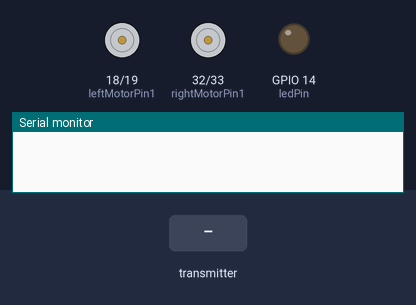
This sketch was run on a simulated ESP32. Parts: motor-driver pin pairs drawn as motors (green arrow = first pin HIGH = forward, orange = second pin HIGH = backward, longer = more drive, scaled by the enable pin), output pins drawn as LEDs (lit = HIGH), the last lines printed to the serial monitor. Inputs (shaded band) come from the test bench.

Above: at 1.2 s.
1.3 s: the transmitter starts sending BPM_data = 0
At 2.0 s:
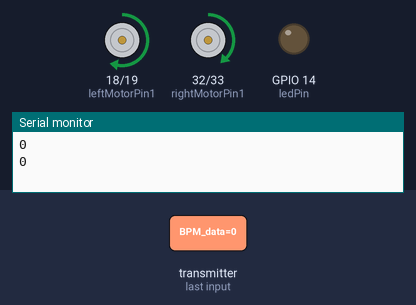
2.8 s: the transmitter starts sending Y_data = 2048
At 3.1 s:
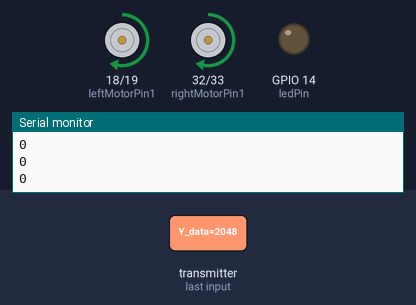
4.3 s: the transmitter starts sending BPM_data = 1024
At 5.4 s:
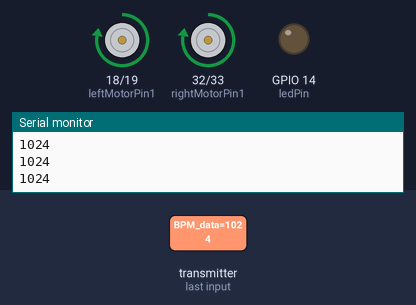
5.8 s: the transmitter starts sending Y_data = 0
At 6.6 s:
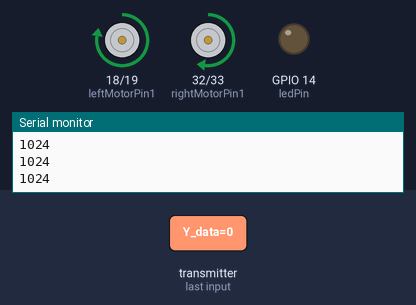
7.3 s: the transmitter starts sending Y_data = 4095
At 7.7 s:
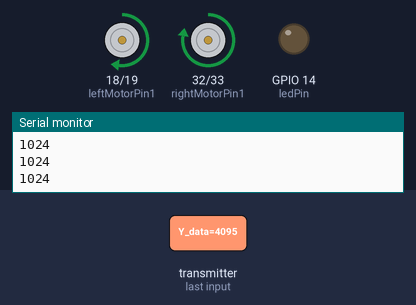
8.8 s: the transmitter starts sending BPM_data = 0
At 10.1 s:
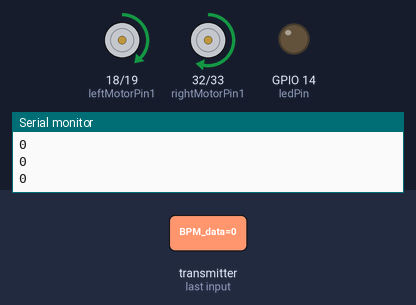
Timing chart, 0 to 11.3 s (numbered marks = the images above; inputs shaded):
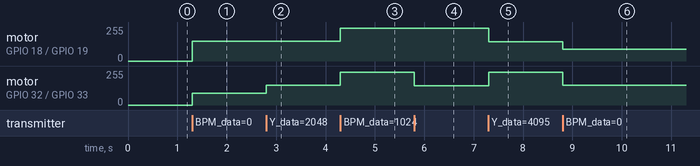

Measured:
- after the input at 1.3 s, motor on GPIO 18 (leftMotorPin1) / GPIO 19 (leftMotorPin2): stopped → forward 149/255 at once; motor on GPIO 32 (rightMotorPin1) / GPIO 33 (rightMotorPin2): stopped → forward 90/255 at once
- after the input at 2.8 s, motor on GPIO 32 (rightMotorPin1) / GPIO 33 (rightMotorPin2): forward 90/255 → forward 149/255 at once
- after the input at 4.3 s, motor on GPIO 18 (leftMotorPin1) / GPIO 19 (leftMotorPin2), motor on GPIO 32 (rightMotorPin1) / GPIO 33 (rightMotorPin2): forward 149/255 → forward 244/255 at once
- after the input at 5.8 s, motor on GPIO 32 (rightMotorPin1) / GPIO 33 (rightMotorPin2): forward 244/255 → forward 146/255 at once
- after the input at 7.3 s, motor on GPIO 18 (leftMotorPin1) / GPIO 19 (leftMotorPin2): forward 244/255 → forward 146/255 at once; motor on GPIO 32 (rightMotorPin1) / GPIO 33 (rightMotorPin2): forward 146/255 → forward 244/255 at once
- after the input at 8.8 s, motor on GPIO 18 (leftMotorPin1) / GPIO 19 (leftMotorPin2): forward 146/255 → forward 90/255 at once; motor on GPIO 32 (rightMotorPin1) / GPIO 33 (rightMotorPin2): forward 244/255 → forward 149/255 at once

The sketch:

receive.ino
```cpp
#include <esp_now.h>
#include <WiFi.h>

//Right motor
int enableRightMotor=27;
int rightMotorPin1=32;
int rightMotorPin2=33;
//Left motor
int enableLeftMotor=23;
int leftMotorPin1=18;
int leftMotorPin2=19;

int ledPin = 14;

const int PWMFreq = 10000; /* 1 KHz */
const int PWMResolution = 8;
const int rightMotorPWMSpeedChannel = 4;
const int leftMotorPWMSpeedChannel = 5;

// Structure example to receive data
// Must match the sender structure
typedef struct struct_message {
    int BPM_data;
    int X_data;
    int Y_data;
    int SWITCH_data;
} struct_message;

// Create a struct_message called myData
struct_message myData;

int button_hist[30];

int speed;

// callback function that will be executed when data is received
void OnDataRecv(const uint8_t * mac, const uint8_t *incomingData, int len) {
  memcpy(&myData, incomingData, sizeof(myData));
  /*Serial.print("Bytes received: ");
  Serial.println(len);
  Serial.print("BPM: ");
  Serial.println(myData.BPM_data);
  Serial.print("X: ");
  Serial.println(myData.X_data);
  Serial.print("Y: ");
  Serial.println(myData.Y_data);
  Serial.print("Switch: ");
  Serial.println(myData.SWITCH_data);
  Serial.println();*/
  Serial.println(myData.BPM_data);
  move();
}

void rotateMotor(int rightMotorSpeed, int leftMotorSpeed)
{
  rightMotorSpeed = constrain(rightMotorSpeed, 0, 255);
  leftMotorSpeed = constrain(leftMotorSpeed, 0, 255);
  if (rightMotorSpeed < 0)
  {
    digitalWrite(rightMotorPin1,LOW);
    //digitalWrite(rightMotorPin2,HIGH);
  }
  else if (rightMotorSpeed > 0)
  {
    digitalWrite(rightMotorPin1,HIGH);
    //digitalWrite(rightMotorPin2,LOW);
  }
  else
  {
    digitalWrite(rightMotorPin1,LOW);
    //digitalWrite(rightMotorPin2,LOW);
  }

  if (leftMotorSpeed < 0)
  {
    digitalWrite(leftMotorPin1,LOW);
    //digitalWrite(leftMotorPin2,HIGH);
  }
  else if (leftMotorSpeed > 0)
  {
    digitalWrite(leftMotorPin1,HIGH);
    //digitalWrite(leftMotorPin2,LOW);
  }
  else
  {
    digitalWrite(leftMotorPin1,LOW);
    //digitalWrite(leftMotorPin2,LOW);
  }

  ledcWrite(rightMotorPWMSpeedChannel, abs(rightMotorSpeed));
  ledcWrite(leftMotorPWMSpeedChannel, abs(leftMotorSpeed));
}

void move()
{
  int stopped = 1;

  int temp[30];
  temp[0] = myData.SWITCH_data;
  for(int i = 0; i < 29; i++){
    temp[i+1] = button_hist[i];
  }
  for(int i = 0; i < 30; i++){
    button_hist[i] = temp[i];
    if(temp[i] == 0){
      stopped = 0;
    }
  }
  if(myData.BPM_data <= 80){
    speed = 150;
  } else if (myData.BPM_data>80 && myData.BPM_data<=90){
    speed = 185;
  } else if (myData.BPM_data>90 && myData.BPM_data<=100){
    speed = 220;
  }else {
    speed = 245;
  }
  //speed = (myData.BPM_data + 80)*(myData.BPM_data + 80)*(myData.BPM_data + 80)/25600;

  if(myData.Y_data > 3500 && !stopped){
    rotateMotor(speed, speed*.6);
  }else if(myData.Y_data < 1500 && !stopped){
    rotateMotor(speed*.6, speed);
  }else if(!stopped){
    rotateMotor(speed, speed);
  } else {
    rotateMotor(0, 0);
  }
}

void setup() {
  pinMode(rightMotorPin1,OUTPUT);
  pinMode(rightMotorPin2,OUTPUT);

  pinMode(enableLeftMotor,OUTPUT);
  pinMode(leftMotorPin1,OUTPUT);
  pinMode(leftMotorPin2,OUTPUT);

  pinMode(ledPin, OUTPUT);

  //Set up PWM for motor speed
  ledcSetup(rightMotorPWMSpeedChannel, PWMFreq, PWMResolution);
  ledcSetup(leftMotorPWMSpeedChannel, PWMFreq, PWMResolution);
  ledcAttachPin(enableRightMotor, rightMotorPWMSpeedChannel);
  ledcAttachPin(enableLeftMotor, leftMotorPWMSpeedChannel);

  rotateMotor(0, 0);
  // Initialize Serial Monitor
  Serial.begin(115200);

  // Set device as a Wi-Fi Station
  WiFi.mode(WIFI_STA);

  // Init ESP-NOW
  if (esp_now_init() != ESP_OK) {
    Serial.println("Error initializing ESP-NOW");
    return;
  }

  // Once ESPNow is successfully Init, we will register for recv CB to
  // get recv packer info
  esp_now_register_recv_cb(OnDataRecv);
}

void loop() {

}
```
